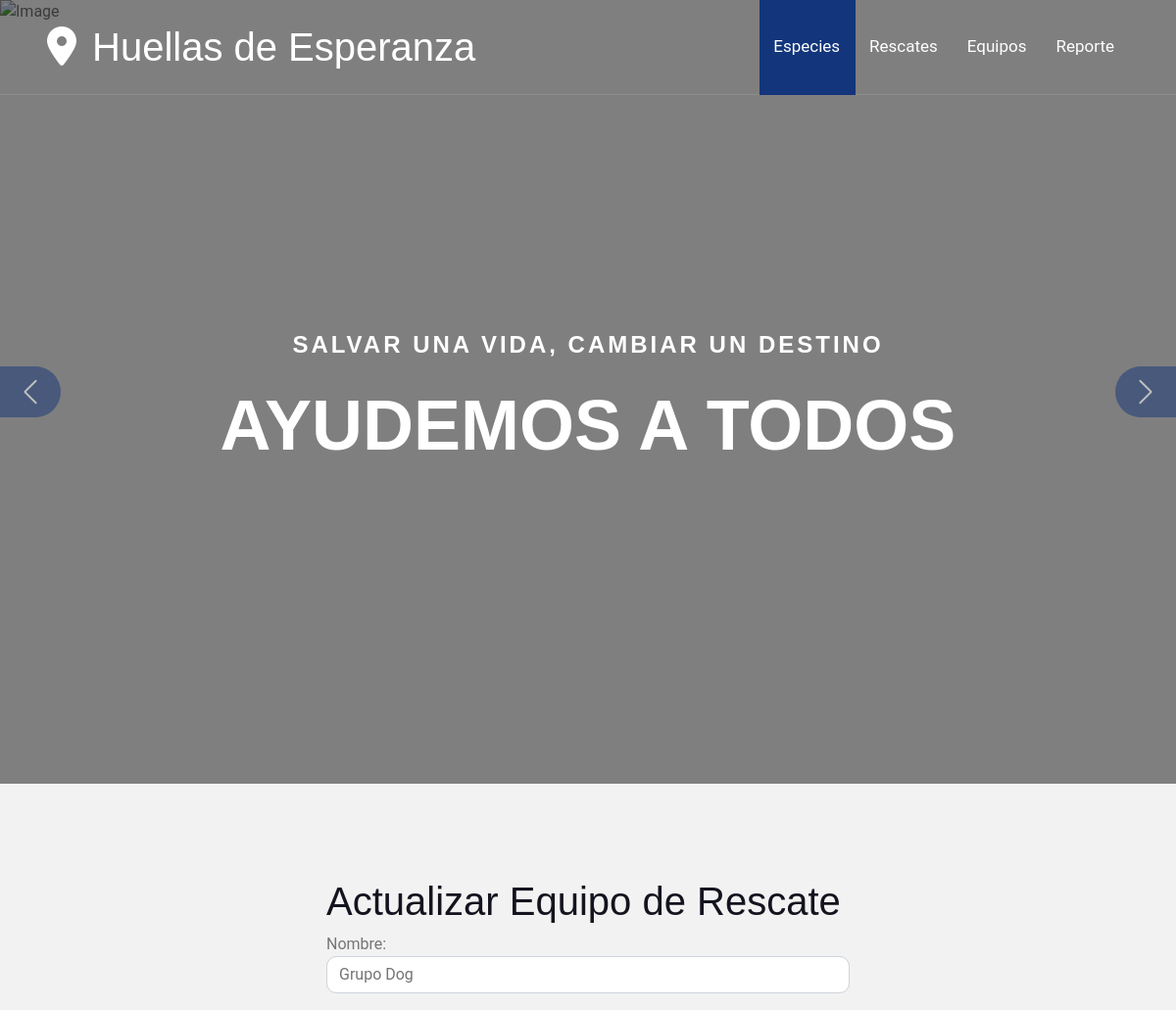
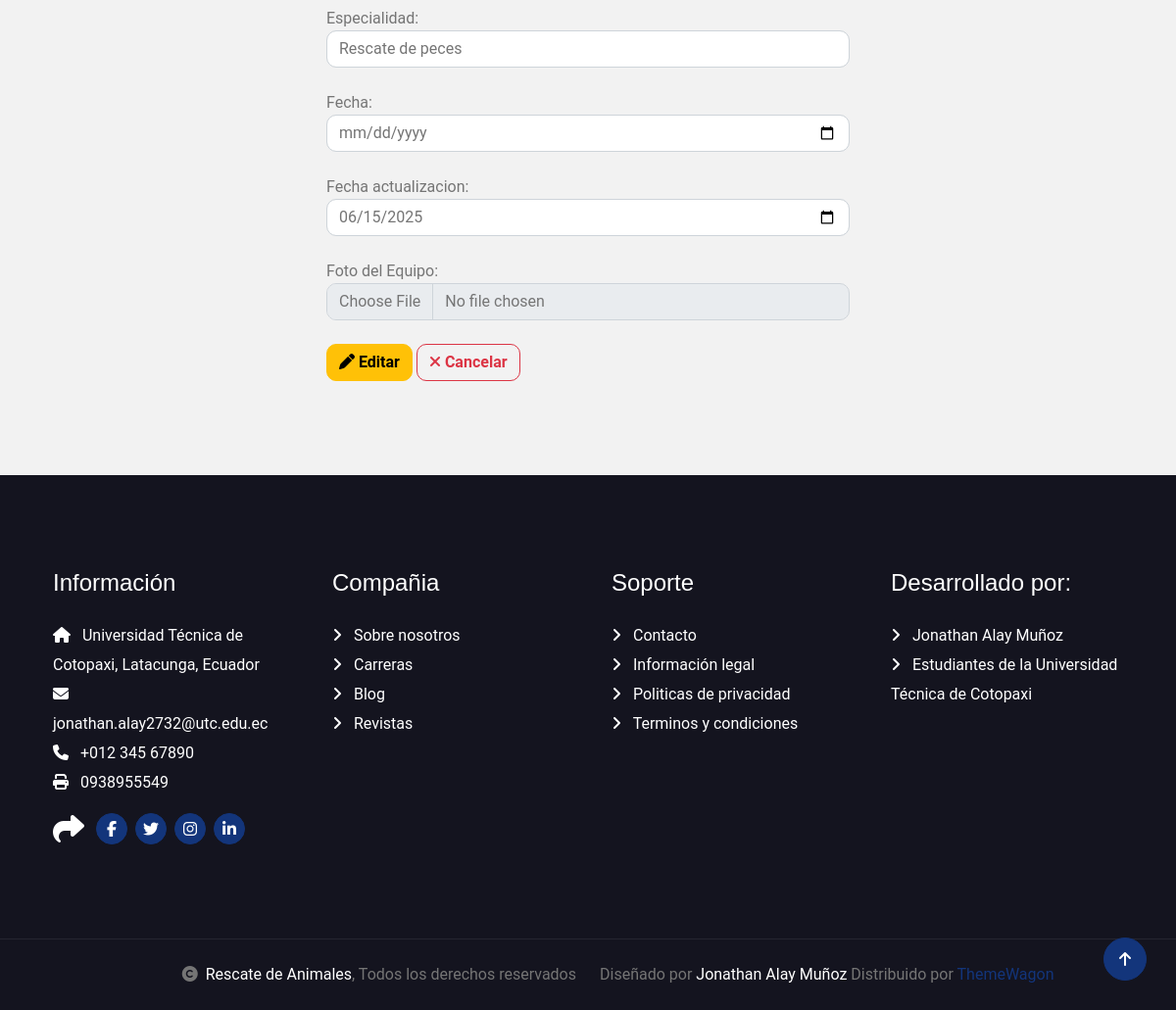
The page /editarEquipo/3 on the database its author committed (2 pictures, top to bottom).
### Aplicaciones/Animales/models.py (models this page shows, shortened)
class EquipoRescate(models.Model):
    nombre = models.CharField(max_length=100)
    especialidad = models.CharField(max_length=100)
    foto_equipo = models.ImageField(upload_to='equipos/', default='equipos/default.jpg')
    fecha_creacion = models.DateField(null=True, blank=True)
    fecha_actualizacion = models.DateField(auto_now=True)

### Aplicaciones/Animales/views.py (the view)
# urls.py: path('editarEquipo/<id>', views.editarEquipo),
def editarEquipo(request, id):
    equipoEditar = get_object_or_404(EquipoRescate, id=id)
    return render(request, "editarEquipo.html", {'equipoEditar': equipoEditar})

### Aplicaciones/Animales/templates/editarEquipo.html (shortened to what this page needs)
{% extends './plantilla.html' %}
{% block contenido %}
<div class="row">
    <div class="col-md-3"></div>
    <div class="col-md-6 bg-light">
        <h1>Actualizar Equipo de Rescate</h1>
        <form action="/procesarEdicionEquipo/{{ equipoEditar.id }}" method="post" enctype="multipart/form-data" id="frm_editar_equipo">
            <label for="nombre">Nombre:</label>
            <input class="form-control" type="text" name="nombre" id="nombre" value="{{ equipoEditar.nombre }}" required><br>
            <label for="especialidad">Especialidad:</label>
            <input class="form-control" type="text" name="especialidad" id="especialidad" value="{{ equipoEditar.especialidad }}" required><br>
            <label for="fecha_creacion">Fecha:</label>
            <input type="date" class="form-control" name="fecha_creacion" id="fecha_creacion" value="{{ equipoEditar.fecha_creacion }}" required><br>
            <label for="fecha_actualizacion">Fecha actualizacion:</label>
            <input type="date" class="form-control" name="fecha_actualizacion" id="fecha_actualizacion" value="{{ equipoEditar.fecha_actualizacion|date:'Y-m-d' }}" required><br>
            <label for="foto_equipo">Foto del Equipo:</label>
            <input class="form-control" type="file" name="foto_equipo" id="foto_equipo"><br>
            <button class="btn btn-warning" type="submit"><i class="fa fa-pen"></i> Editar</button>
            <a class="btn btn-outline-danger" href="/equipo"><i class="fa fa-times"></i> Cancelar</a>
        </form>
    </div>
    <div class="col-md-3"></div>
</div>
{% endblock %}

### RescateJA/static/plantilla/travela/css/style.css (style rules this page uses)
.btn { font-weight: 600; transition: .5s; }

### rows shown on the page
EquipoRescate: nombre "Grupo Dog", especialidad "Rescate de peces", fecha_actualizacion "06/15/2025"
